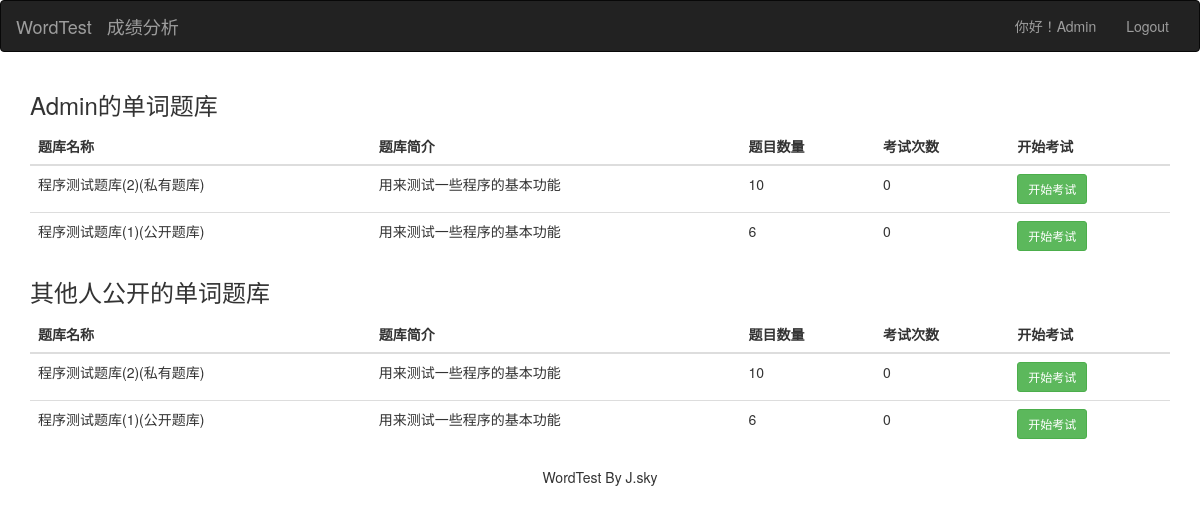
/ (signed in), run on an earlier commit of the app's database.
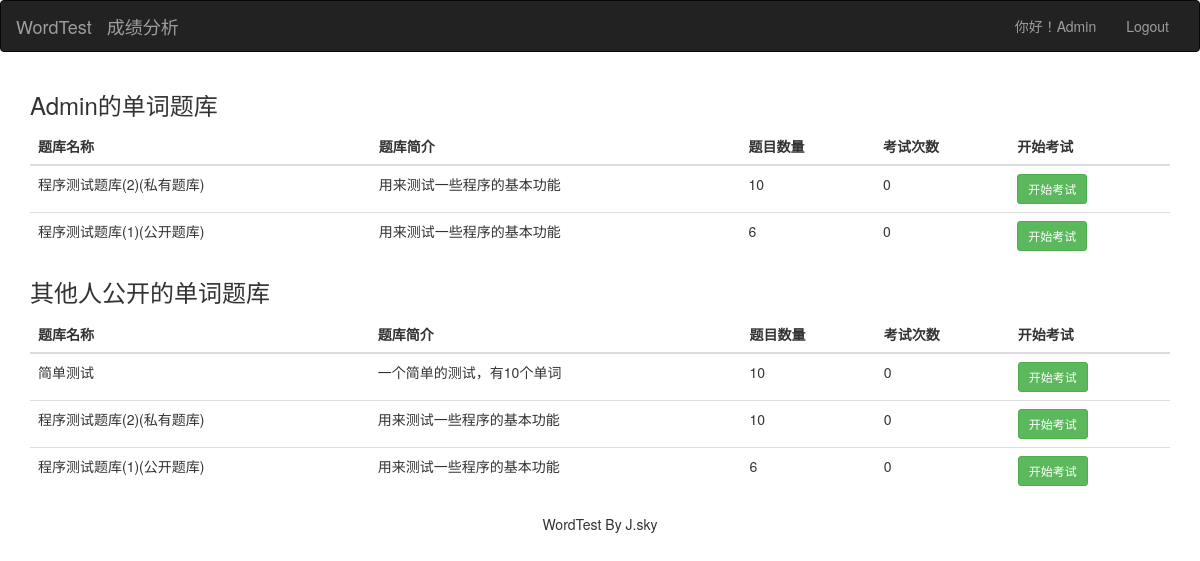
And on a later commit of the database.
### app/models.py (models this page shows, shortened)
class UserProfile(AbstractUser):
    user_nick_name = models.CharField(max_length=24, verbose_name=u'用户昵称', default="")
    user_gender = models.CharField(max_length=10, choices=(("1", "男"), ("0", "女")), default="1", verbose_name=u"性别选择")
    user_birday = models.DateField(verbose_name=u"用户生日", null=True, blank=True)
    user_detail = models.CharField(max_length=200, verbose_name=u"个人简介", default='')
    user_image = models.ImageField(upload_to="image/user/%Y/%m", default="image/user/default.png", max_length=100,
                                   verbose_name=u"用户头像")
    class Meta:
        verbose_name = u'用户表'
        verbose_name_plural = verbose_name

class Questionbank(models.Model):
    name = models.CharField(max_length=99, verbose_name='题库名称', null=False, unique=True)
    detail = models.CharField(max_length=100, verbose_name='题库介绍', default='')
    words = models.ManyToManyField(Word, verbose_name='题库内容')
    isopen = models.CharField(max_length=2, choices=(("0", "私有"), ("1", "公开")), default="1", verbose_name="题库是否公开")
    q_user = models.ForeignKey(UserProfile, on_delete=models.CASCADE, verbose_name='题库创建即拥有者', null=True, blank=True,
                               related_name='q_user')
    q_create_time = models.DateTimeField(verbose_name='创建时间', auto_now_add=True)
    q_update_time = models.DateTimeField(verbose_name='更新时间', auto_now=True)
    class Meta:
        verbose_name = '题库表'
        verbose_name_plural = verbose_name

### app/views.py (the view)
# urls.py: path('', views.index, name='index'),
@login_required
def index(request):
    user = request.user
    ms = Questionbank.objects.filter(q_user=user,).order_by('-q_create_time')
    myqbs = []
    for m in ms:
        c = Examination_results.objects.filter(questionbank=m, e_user=user).count()
        myqbs.append([m.name, m.detail, c, m.id,m.words.all().count()])
    oms = Questionbank.objects.filter(isopen='1').order_by('-q_create_time')
    opqbs = []
    for m in oms:
        c = Examination_results.objects.filter(questionbank=m, e_user=user).count()
        opqbs.append([m.name, m.detail, c, m.id,m.words.all().count()])
    return render(request, 'app/index.html', {'myqbs': myqbs,
                                              'opqbs':opqbs
                                              })

### templates/app/index.html (shortened to what this page needs)
{% extends 'base.html' %}
{% load staticfiles %}
{% block page %}
    <div class="container">
	<div class="row clearfix">
		<div class="col-md-12 column">
			<h3>
				{{ request.user.user_nick_name }}的单词题库
			</h3>
			<table class="table table-hover">
				<thead>
					<tr>
						<th>
							题库名称
						</th>
						<th>
							题库简介
						</th>
                        <th>
							题目数量
						</th>
						<th>
							考试次数
						</th>
						<th>
							开始考试
						</th>
					</tr>
				</thead>
				<tbody>
                {% for foo in myqbs %}
                    <tr>
						<td>
							{{ foo.0 }}
						</td>
						<td>
							{{ foo.1 }}
						</td>
                        <td>
							{{ foo.4 }}
						</td>
						<td>
							{{ foo.2 }}
						</td>
						<td>
							<a class="btn btn-success btn-sm" href="/app/qindex?qbid={{ foo.3 }}">开始考试</a>
						</td>
					</tr>
                {% endfor %}
				</tbody>
			</table>
        	<h3>
				其他人公开的单词题库
			</h3>
			<table class="table table-hover">
				<thead>
					<tr>
						<th>
							题库名称
						</th>
						<th>
							题库简介
						</th>
                        <th>
							题目数量
						</th>
						<th>
							考试次数
						</th>
						<th>
							开始考试
						</th>
					</tr>
				</thead>
				<tbody>
                {% for fo in opqbs %}
                    <tr>
						<td>
							{{ fo.0 }}
						</td>
						<td>
							{{ fo.1 }}
						</td>
                        <td>
							{{ fo.4 }}
						</td>
						<td>
							{{ fo.2 }}
						</td>
						<td>
							<a class="btn btn-success btn-sm" href="/app/qindex?qbid={{ fo.3 }}">开始考试</a>
						</td>
					</tr>
                {% endfor %}
				</tbody>
			</table>
		</div>
	</div>
</div>
{% endblock %}

### templates/base.html (shortened to what this page needs)
<!DOCTYPE html>
<html>
{% load staticfiles %}
<head>
    <link href="{% static 'bootstrap337/css/bootstrap.css' %}" rel="stylesheet">
    <link href="{% static 'app.css' %}" rel="stylesheet">
</head>
<body>
<header>
<nav class="navbar navbar-inverse">
      <div class="container-fluid">
        <div class="navbar-header">
          <a class="navbar-brand" href="{% url 'index' %}">WordTest</a>
            <a class="navbar-brand" href="{% url 'score' %}">成绩分析</a>
        </div>
        <div class="collapse navbar-collapse" id="bs-example-navbar-collapse-9">
          <ul class="nav navbar-nav navbar-right">
              <li class=""><a href="#">你好！{{ request.user.user_nick_name }}</a></li>
            <li class=""><a href="{% url 'logout' %}">Logout</a></li>
          </ul>
        </div>
      </div>
    </nav>
</header>
{% block page %}
{% endblock page %}
   <footer class="bs-docs-footer" >
    <p class="text-center">WordTest By J.sky</p>
</footer>
</body>
</html>

What changed in the data, as far as the page shows it:
added Questionbank: name "简单测试", detail "一个简单的测试，有10个单词"
Also different on the page:
new list line: "10 0 开始考试"
